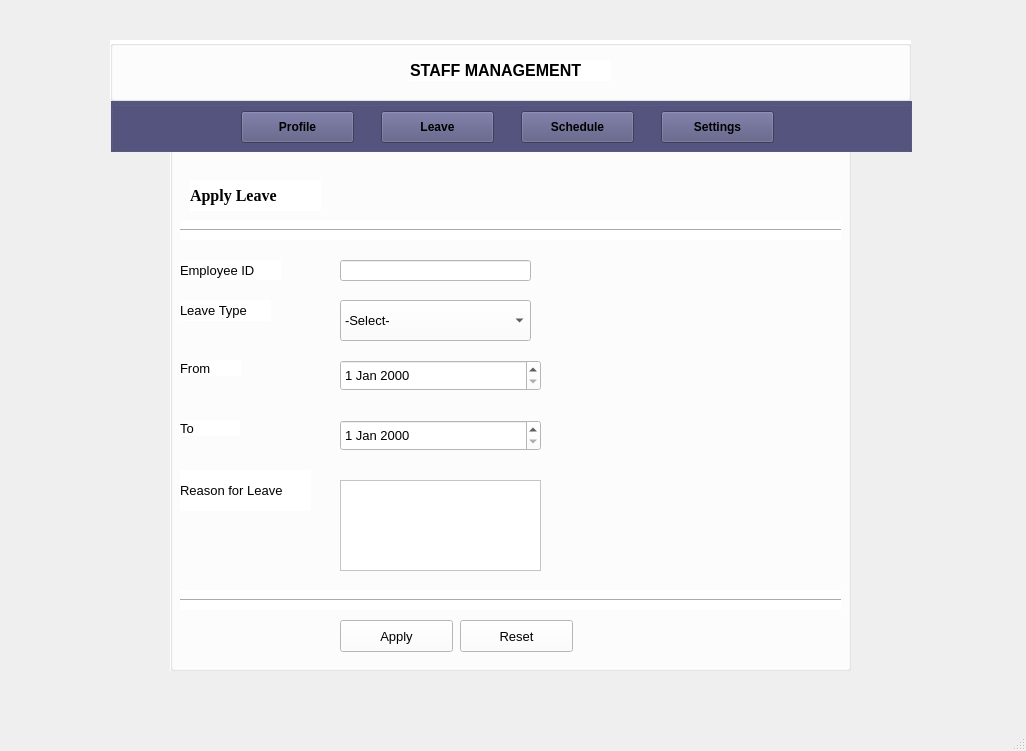
<?xml version="1.0" encoding="UTF-8"?>
<ui version="4.0">
 <class>MainWindow</class>
 <widget class="QMainWindow" name="MainWindow">
  <property name="geometry">
   <rect>
    <x>0</x>
    <y>0</y>
    <width>1026</width>
    <height>751</height>
   </rect>
  </property>
  <property name="windowTitle">
   <string>MainWindow</string>
  </property>
  <widget class="QWidget" name="centralwidget">
   <widget class="QGroupBox" name="groupBox">
    <property name="geometry">
     <rect>
      <x>170</x>
      <y>110</y>
      <width>681</width>
      <height>561</height>
     </rect>
    </property>
    <property name="layoutDirection">
     <enum>Qt::LeftToRight</enum>
    </property>
    <property name="styleSheet">
     <string notr="true">background-color: rgb(255, 255, 255);</string>
    </property>
    <property name="title">
     <string/>
    </property>
    <widget class="QLabel" name="label">
     <property name="geometry">
      <rect>
       <x>20</x>
       <y>70</y>
       <width>131</width>
       <height>31</height>
      </rect>
     </property>
     <property name="font">
      <font>
       <family>Times New Roman</family>
       <pointsize>12</pointsize>
       <weight>75</weight>
       <bold>true</bold>
      </font>
     </property>
     <property name="styleSheet">
      <string notr="true">border:none;</string>
     </property>
     <property name="text">
      <string>Apply Leave</string>
     </property>
    </widget>
    <widget class="QLabel" name="label_2">
     <property name="geometry">
      <rect>
       <x>10</x>
       <y>150</y>
       <width>101</width>
       <height>20</height>
      </rect>
     </property>
     <property name="font">
      <font>
       <pointsize>10</pointsize>
      </font>
     </property>
     <property name="text">
      <string>Employee ID</string>
     </property>
    </widget>
    <widget class="QLineEdit" name="emp_id_leave">
     <property name="geometry">
      <rect>
       <x>170</x>
       <y>150</y>
       <width>191</width>
       <height>21</height>
      </rect>
     </property>
     <property name="font">
      <font>
       <pointsize>10</pointsize>
      </font>
     </property>
    </widget>
    <widget class="QLabel" name="label_3">
     <property name="geometry">
      <rect>
       <x>10</x>
       <y>190</y>
       <width>91</width>
       <height>21</height>
      </rect>
     </property>
     <property name="font">
      <font>
       <pointsize>10</pointsize>
      </font>
     </property>
     <property name="text">
      <string>Leave Type</string>
     </property>
    </widget>
    <widget class="QComboBox" name="leave_type">
     <property name="geometry">
      <rect>
       <x>170</x>
       <y>190</y>
       <width>191</width>
       <height>41</height>
      </rect>
     </property>
     <property name="font">
      <font>
       <pointsize>10</pointsize>
      </font>
     </property>
     <item>
      <property name="text">
       <string>-Select-</string>
      </property>
     </item>
     <item>
      <property name="text">
       <string>Casual Leave</string>
      </property>
     </item>
     <item>
      <property name="text">
       <string>Yearly Leave</string>
      </property>
     </item>
     <item>
      <property name="text">
       <string>Maternity Leave</string>
      </property>
     </item>
     <item>
      <property name="text">
       <string>Medical Leave</string>
      </property>
     </item>
    </widget>
    <widget class="QLabel" name="label_4">
     <property name="geometry">
      <rect>
       <x>10</x>
       <y>250</y>
       <width>61</width>
       <height>16</height>
      </rect>
     </property>
     <property name="font">
      <font>
       <pointsize>10</pointsize>
      </font>
     </property>
     <property name="text">
      <string>From</string>
     </property>
    </widget>
    <widget class="QLabel" name="label_5">
     <property name="geometry">
      <rect>
       <x>10</x>
       <y>310</y>
       <width>60</width>
       <height>16</height>
      </rect>
     </property>
     <property name="font">
      <font>
       <pointsize>10</pointsize>
      </font>
     </property>
     <property name="text">
      <string>To</string>
     </property>
    </widget>
    <widget class="QDateEdit" name="from_date">
     <property name="geometry">
      <rect>
       <x>170</x>
       <y>250</y>
       <width>201</width>
       <height>31</height>
      </rect>
     </property>
     <property name="font">
      <font>
       <pointsize>10</pointsize>
      </font>
     </property>
    </widget>
    <widget class="QDateEdit" name="to_date">
     <property name="geometry">
      <rect>
       <x>170</x>
       <y>310</y>
       <width>201</width>
       <height>31</height>
      </rect>
     </property>
     <property name="font">
      <font>
       <pointsize>10</pointsize>
      </font>
     </property>
    </widget>
    <widget class="QLabel" name="label_6">
     <property name="geometry">
      <rect>
       <x>10</x>
       <y>360</y>
       <width>131</width>
       <height>41</height>
      </rect>
     </property>
     <property name="font">
      <font>
       <pointsize>10</pointsize>
      </font>
     </property>
     <property name="text">
      <string>Reason for Leave</string>
     </property>
    </widget>
    <widget class="QPushButton" name="apply_leave">
     <property name="geometry">
      <rect>
       <x>170</x>
       <y>510</y>
       <width>113</width>
       <height>32</height>
      </rect>
     </property>
     <property name="font">
      <font>
       <pointsize>10</pointsize>
      </font>
     </property>
     <property name="text">
      <string>Apply</string>
     </property>
    </widget>
    <widget class="QPushButton" name="reset_leave">
     <property name="geometry">
      <rect>
       <x>290</x>
       <y>510</y>
       <width>113</width>
       <height>32</height>
      </rect>
     </property>
     <property name="font">
      <font>
       <pointsize>10</pointsize>
      </font>
     </property>
     <property name="text">
      <string>Reset</string>
     </property>
    </widget>
    <widget class="Line" name="line">
     <property name="geometry">
      <rect>
       <x>10</x>
       <y>480</y>
       <width>661</width>
       <height>20</height>
      </rect>
     </property>
     <property name="orientation">
      <enum>Qt::Horizontal</enum>
     </property>
    </widget>
    <widget class="Line" name="line_2">
     <property name="geometry">
      <rect>
       <x>10</x>
       <y>110</y>
       <width>661</width>
       <height>20</height>
      </rect>
     </property>
     <property name="orientation">
      <enum>Qt::Horizontal</enum>
     </property>
    </widget>
    <widget class="QTextEdit" name="reason">
     <property name="geometry">
      <rect>
       <x>170</x>
       <y>370</y>
       <width>201</width>
       <height>91</height>
      </rect>
     </property>
    </widget>
   </widget>
   <widget class="QGroupBox" name="groupBox_3">
    <property name="geometry">
     <rect>
      <x>111</x>
      <y>101</y>
      <width>801</width>
      <height>51</height>
     </rect>
    </property>
    <property name="styleSheet">
     <string notr="true">background-color: rgb(85, 85, 127);</string>
    </property>
    <property name="title">
     <string/>
    </property>
    <widget class="QPushButton" name="profile_leave">
     <property name="geometry">
      <rect>
       <x>130</x>
       <y>10</y>
       <width>113</width>
       <height>32</height>
      </rect>
     </property>
     <property name="font">
      <font>
       <weight>75</weight>
       <bold>true</bold>
      </font>
     </property>
     <property name="text">
      <string>Profile</string>
     </property>
    </widget>
    <widget class="QPushButton" name="leaves_leave">
     <property name="geometry">
      <rect>
       <x>270</x>
       <y>10</y>
       <width>113</width>
       <height>32</height>
      </rect>
     </property>
     <property name="font">
      <font>
       <weight>75</weight>
       <bold>true</bold>
      </font>
     </property>
     <property name="text">
      <string>Leave</string>
     </property>
    </widget>
    <widget class="QPushButton" name="schedule_leave">
     <property name="geometry">
      <rect>
       <x>410</x>
       <y>10</y>
       <width>113</width>
       <height>32</height>
      </rect>
     </property>
     <property name="font">
      <font>
       <weight>75</weight>
       <bold>true</bold>
      </font>
     </property>
     <property name="text">
      <string>Schedule</string>
     </property>
    </widget>
    <widget class="QPushButton" name="settings_leave">
     <property name="geometry">
      <rect>
       <x>550</x>
       <y>10</y>
       <width>113</width>
       <height>32</height>
      </rect>
     </property>
     <property name="font">
      <font>
       <weight>75</weight>
       <bold>true</bold>
      </font>
     </property>
     <property name="text">
      <string>Settings</string>
     </property>
    </widget>
   </widget>
   <widget class="QGroupBox" name="groupBox_4">
    <property name="geometry">
     <rect>
      <x>110</x>
      <y>40</y>
      <width>801</width>
      <height>61</height>
     </rect>
    </property>
    <property name="styleSheet">
     <string notr="true">background-color: rgb(255, 255, 255);</string>
    </property>
    <property name="title">
     <string/>
    </property>
    <widget class="QLabel" name="label_9">
     <property name="geometry">
      <rect>
       <x>300</x>
       <y>20</y>
       <width>201</width>
       <height>21</height>
      </rect>
     </property>
     <property name="font">
      <font>
       <family>Yu Gothic UI</family>
       <pointsize>12</pointsize>
       <weight>75</weight>
       <bold>true</bold>
      </font>
     </property>
     <property name="text">
      <string>STAFF MANAGEMENT</string>
     </property>
    </widget>
   </widget>
   <widget class="QPushButton" name="back_leave">
    <property name="geometry">
     <rect>
      <x>100</x>
      <y>160</y>
      <width>71</width>
      <height>61</height>
     </rect>
    </property>
    <property name="styleSheet">
     <string notr="true">border:none;</string>
    </property>
    <property name="text">
     <string/>
    </property>
    <property name="icon">
     <iconset>
      <normaloff>../../Documents/Project Icons/circled_left_120px.png</normaloff>../../Documents/Project Icons/circled_left_120px.png</iconset>
    </property>
    <property name="iconSize">
     <size>
      <width>75</width>
      <height>75</height>
     </size>
    </property>
   </widget>
  </widget>
  <widget class="QMenuBar" name="menubar">
   <property name="geometry">
    <rect>
     <x>0</x>
     <y>0</y>
     <width>1026</width>
     <height>26</height>
    </rect>
   </property>
  </widget>
  <widget class="QStatusBar" name="statusbar"/>
 </widget>
 <resources/>
 <connections/>
</ui>
